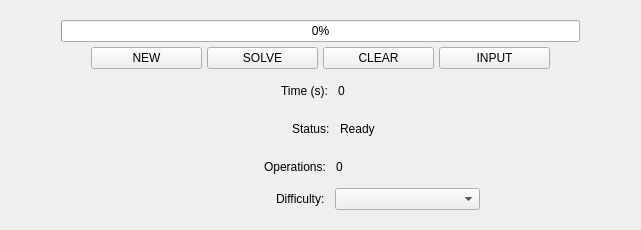
   <widget class="QWidget" name="verticalLayoutWidget">
    <property name="geometry">
     <rect>
      <x>0</x>
      <y>320</y>
      <width>641</width>
      <height>230</height>
     </rect>
    </property>
    <layout class="QVBoxLayout" name="bottomLayout">
     <property name="spacing">
      <number>5</number>
     </property>
     <property name="topMargin">
      <number>20</number>
     </property>
     <property name="bottomMargin">
      <number>20</number>
     </property>
     <item>
      <layout class="QHBoxLayout" name="progressLayout" stretch="0">
       <property name="spacing">
        <number>10</number>
       </property>
       <property name="leftMargin">
        <number>50</number>
       </property>
       <property name="rightMargin">
        <number>50</number>
       </property>
       <item>
        <widget class="QProgressBar" name="progressBar">
         <property name="value">
          <number>0</number>
         </property>
        </widget>
       </item>
      </layout>
     </item>
     <item>
      <layout class="QHBoxLayout" name="buttonsLayout">
       <property name="leftMargin">
        <number>80</number>
       </property>
       <property name="rightMargin">
        <number>80</number>
       </property>
       <item>
        <widget class="QPushButton" name="newButton">
         <property name="text">
          <string>NEW</string>
         </property>
        </widget>
       </item>
       <item>
        <widget class="QPushButton" name="solveButton">
         <property name="text">
          <string>SOLVE</string>
         </property>
        </widget>
       </item>
       <item>
        <widget class="QPushButton" name="clearButton">
         <property name="text">
          <string>CLEAR</string>
         </property>
        </widget>
       </item>
       <item>
        <widget class="QPushButton" name="inputButton">
         <property name="text">
          <string>INPUT</string>
         </property>
        </widget>
       </item>
      </layout>
     </item>
     <item>
      <layout class="QHBoxLayout" name="statsLayout" stretch="0">
       <property name="spacing">
        <number>0</number>
       </property>
       <property name="leftMargin">
        <number>0</number>
       </property>
       <property name="rightMargin">
        <number>0</number>
       </property>
       <item>
        <layout class="QHBoxLayout" name="timeLayout" stretch="0,1">
         <property name="spacing">
          <number>10</number>
         </property>
         <property name="leftMargin">
          <number>270</number>
         </property>
         <item>
          <widget class="QLabel" name="timeLabelLabel">
           <property name="text">
            <string>Time (s):</string>
           </property>
          </widget>
         </item>
         <item>
          <widget class="QLabel" name="timeLabel">
           <property name="text">
            <string>0</string>
           </property>
          </widget>
         </item>
        </layout>
       </item>
      </layout>
     </item>
     <item>
      <layout class="QHBoxLayout" name="statusLayout" stretch="0,1">
       <property name="spacing">
        <number>10</number>
       </property>
       <property name="leftMargin">
        <number>281</number>
       </property>
       <item>
        <widget class="QLabel" name="statusLabelLabel">
         <property name="text">
          <string>Status:</string>
         </property>
        </widget>
       </item>
       <item>
        <widget class="QLabel" name="statusLabel">
         <property name="text">
          <string>Ready</string>
         </property>
        </widget>
       </item>
      </layout>
     </item>
     <item>
      <layout class="QHBoxLayout" name="operationsLayout" stretch="0,1">
       <property name="spacing">
        <number>10</number>
       </property>
       <property name="leftMargin">
        <number>253</number>
       </property>
       <property name="rightMargin">
        <number>0</number>
       </property>
       <item>
        <widget class="QLabel" name="operationsLabelLabel">
         <property name="text">
          <string>Operations:</string>
         </property>
        </widget>
       </item>
       <item>
        <widget class="QLabel" name="operationsLabel">
         <property name="text">
          <string>0</string>
         </property>
        </widget>
       </item>
      </layout>
     </item>
     <item>
      <layout class="QHBoxLayout" name="difficultyLayout" stretch="0,1">
       <property name="spacing">
        <number>10</number>
       </property>
       <property name="leftMargin">
        <number>265</number>
       </property>
       <property name="rightMargin">
        <number>150</number>
       </property>
       <item>
        <widget class="QLabel" name="difficultyLabelLabel">
         <property name="text">
          <string>Difficulty:</string>
         </property>
        </widget>
       </item>
       <item>
        <widget class="QComboBox" name="difficultySelectBox"/>
       </item>
      </layout>
     </item>
    </layout>
   </widget>
